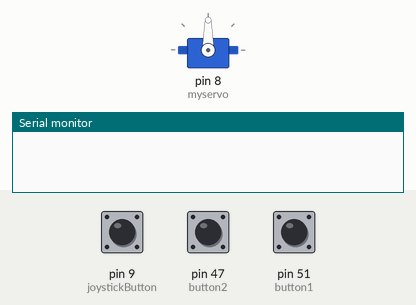
Recording of a sketch running on a simulated Arduino Mega 2560, built with avr-gcc and run on an emulated ATmega2560. On the bench: servo, the last lines printed to the serial monitor. Inputs (shaded band) come from the test bench; at power-on: pin 51 (button1) HIGH, pin 47 (button2) HIGH, pin 9 (joystickButton) HIGH.

Above: at 1.2 s.
1.3 s: pin 51 (button1) pulled LOW for 0.15 s
At 1.6 s:
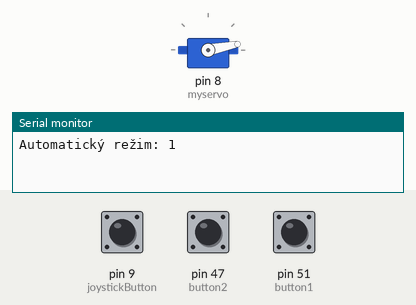
4.3 s: pin 47 (button2) pulled LOW for 0.15 s
At 4.8 s:
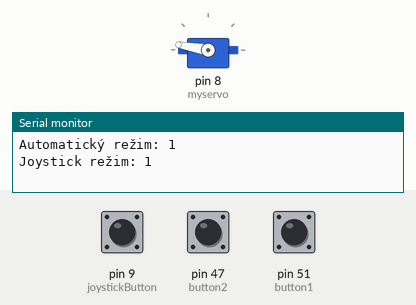
5.9 s: pin 47 (button2) pulled LOW for 1 s
At 8.0 s:
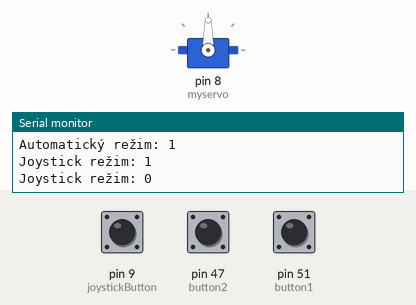
8.4 s: pin 51 (button1) pulled LOW for 1 s
Timing chart, 0 to 13.4 s (numbered marks = the images above; inputs shaded):
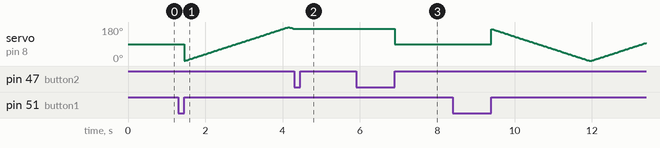

The sketch:

servodruhypokus.ino
```cpp
#include <Servo.h>  // Zahrnutí knihovny pro ovládání servo motoru

Servo myservo;         // Servo objekt
int pos = 0;          // Aktuální úhel serva
bool movingUp = true; // Směr pohybu serva
unsigned long lastUpdate = 0; // Čas poslední aktualizace serva

int button1 = 51;  // První tlačítko
int button2 = 47; // Druhé tlačítko
int joystickPin = A2;
int joystickButton = 9;

bool stav1 = false; // Stav prvního tlačítka (automatický režim)
bool stav2 = false; // Stav druhého tlačítka (joystick režim)

void setup() {
  myservo.attach(8);
  pinMode(button1, INPUT_PULLUP);
  pinMode(button2, INPUT_PULLUP);
  pinMode(joystickButton, INPUT_PULLUP);
  Serial.begin(9600);
}

void loop() {
  // Čtení stavu tlačítek
  if (digitalRead(button1) == LOW) {
    delay(50); // Debounce
    stav2 = false; // Vypne druhý režim
    stav1 = !stav1; // Přepne první režim
    Serial.print("Automatický režim: "); Serial.println(stav1);
    while (digitalRead(button1) == LOW); // Počká na uvolnění tlačítka
  }

  if (digitalRead(button2) == LOW) {
    delay(50);
    stav1 = false; // Vypne první režim
    stav2 = !stav2; // Přepne druhý režim
    Serial.print("Joystick režim: "); Serial.println(stav2);
    while (digitalRead(button2) == LOW);
  }

  // Automatický režim serva (bez blokování)
  if (stav1) {
    if (millis() - lastUpdate >= 15) { // Aktualizace každých 15 ms
      lastUpdate = millis();

      if (movingUp) {
        pos++;
        if (pos >= 180) movingUp = false;
      } else {
        pos--;
        if (pos <= 0) movingUp = true;
      }

      myservo.write(pos);
    }
  }

  // Joystick režim serva
  if (stav2) {
    if (digitalRead(joystickButton) == LOW) { // Přepne pouze při stisku tlačítka
      int joystickValue = analogRead(joystickPin);
      int servoAngle = map(joystickValue, 0, 1023, 0, 180);
      myservo.write(servoAngle);
    }
  }

  // Pokud žádný režim není aktivní, vrátí servo do výchozí polohy
  if (!stav1 && !stav2) {
    myservo.write(90);
  }
}
```

Measured:
- after the input at 4.3 s, servo on pin 8 (myservo): goes on until 4.3 s, then stays 170°
- after the input at 5.9 s, servo on pin 8 (myservo): 170° → 90° after 1.0 s
